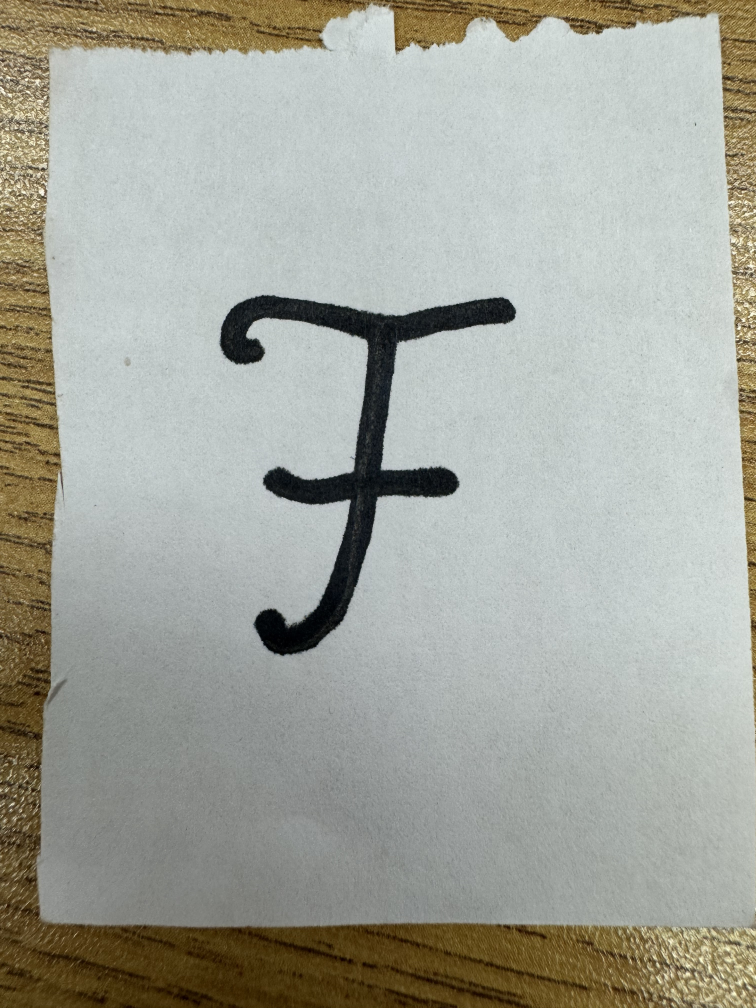
#> input picture Project_5/Cursive/S1/IMG_1349.jpg, 3024 x 4032 px (shown at 1/4 size); its folder holds only this picture in this run
$ jupyter execute --allow-errors Project_5.ipynb
#> lines starting #> are read from the running program, lines starting #| are printed output that depends on the picture; after the words box and inside, x2 and y2 are one past the last pixel; in counts of white or black regions, pixels touching at a corner belong together
[cell 1]
# This Python 3 environment comes with many helpful analytics libraries installed
# It is defined by the kaggle/python Docker image: https://github.com/kaggle/docker-python
# For example, here's several helpful packages to load


# Input data files are available in the read-only "../input/" directory
# For example, running this (by clicking run or pressing Shift+Enter) will list all files under the input directory

import os

for dirname, _, filenames in os.walk("./"):
    for filename in filenames:
        print(os.path.join(dirname, filename))
#> pass 2 of the loop `for dirname, _, filenames in os.walk("./"):`:

# You can write up to 20GB to the current directory (/kaggle/working/) that gets preserved as output when you create a version using "Save & Run All"
# You can also write temporary files to /kaggle/temp/, but they won't be saved outside of the current session

# 1. Frame the problem
Using the customer description, Define the problem your trying to solve in your own words (remember this is not technial but must be specific so the customer understands the project

I am building a tool that reads raw emails and decides whether that email is spam or ham. The main goal is for the classifier to be reliable so that users can focus on real emails instead of spam cluttering their inbox.

# 2. Get the Data
Define how you recieved the data (provided, gathered..)

The data was provided to me on Schoology as a zip file. The unpacked zip file shows a folder of text files. Each file is one per email, and the first line usually holds the subject, while the rest is the body.

[cell 2]
from pathlib import Path
import pandas as pd
import re

data_dir = Path("email_archive")

# [12 lines left out: function read_email, not called in this run]

rows = []
for p in sorted(data_dir.glob("**/*.txt")):
    subj, body = read_email(p)
    rows.append({"path": str(p), "subject": subj, "body": body})

df = pd.DataFrame(rows)
print(df.shape)
df.head()

# 3. Explore the Data
Gain insights into the data you have from step 2, making sure to identify any bias

At first, I analyzed the basic aspects of the data. This includes how many emails there are, how long the subjects are as well as the bodies. I also checked if there is any heavy quoting or if tehre are many addresses or links in the body of the emails.

[cell 3]
from pathlib import Path
import pandas as pd
import re

data_dir = Path("email_archive")

# [22 lines left out: function read_email, not called in this run]

rows = []
txt_files = sorted(data_dir.glob("**/*.txt"))
for p in txt_files:
    subj, body = read_email(p)
    rows.append({"path": str(p), "subject": subj, "body": body})

df = pd.DataFrame(rows)
print("Loaded files", len(txt_files), "parsed rows", len(df))
display(df.head())

# 4.Prepare the Data

Apply any data transformations and explain what and why
To begin, we need to make all the images a consistent size. Firstly, I considered just cutting all the images into a 200 by 200 pixel size, but that wouldn't work since the letters can be in different locations of the image.

Therefore, I added an automatic crop step that first converts to grayscale, applies a light blur, and thresholds to simplify edges. I detect edges, find line candidates that are close to vertical or horizontal, and estimate where those lines would intersect even if they do not touch. I choose one intersection in each quadrant as provisional corners, nudge them slightly inward to avoid any table border, and run a perspective transform to produce a clean crop. If an image does not yield reliable lines or corners I treat it as already cropped and move on. This approach needed a bit of threshold and offset tuning, but it now works consistently across the Cursive subfolders in this dataset.

With the crop in place I isolate the letter and produce a square tile so sizing stays consistent. I pass in a grayscale crop, blur it, detect edges, create a binary mask, and dilate a little so the letter outline stands out. I locate the extreme black pixels on all sides, and if those extremes sit too close to an edge I trim a few pixels to remove any leftover background, and then recompute the extremes. Then I build a square region around the letter and crop to it. If the region touches an edge the result can be slightly rectangular, which introduces a small stretch on resize, but it does not harm legibility. For a cleaner binary result I blur again, push very light values to pure white to reduce artifacts, equalize the grayscale histogram so faint pencil strokes remain visible, and set a final threshold based on the average pixel value. I then resize to fifty by fifty and save the output. A few very thin strokes can lose a little detail, but overall the process produces clean square letter tiles that match the format of this dataset.

[cell 4]
from pathlib import Path
import cv2, numpy as np

src_root = Path("Cursive")
dst_root = Path("Cursive_Cleaned")
dst_root.mkdir(parents=True, exist_ok=True)

def read_gray(p):
    img = cv2.imread(str(p))
#> img is the input picture: shape (4032, 3024, 3); mean B, G, R 155.9, 165.1, 163.2
    if img is None:
        return None
    g = cv2.cvtColor(img, cv2.COLOR_BGR2GRAY)
    return img, g

def find_page_quad(bgr):
    H, W = bgr.shape[:2]
    small = cv2.resize(bgr, (W//2, H//2))
    g = cv2.cvtColor(small, cv2.COLOR_BGR2GRAY)
#> g: shape (2016, 1512)
    g = cv2.GaussianBlur(g, (5,5), 0)
    e = cv2.Canny(g, 50, 150)
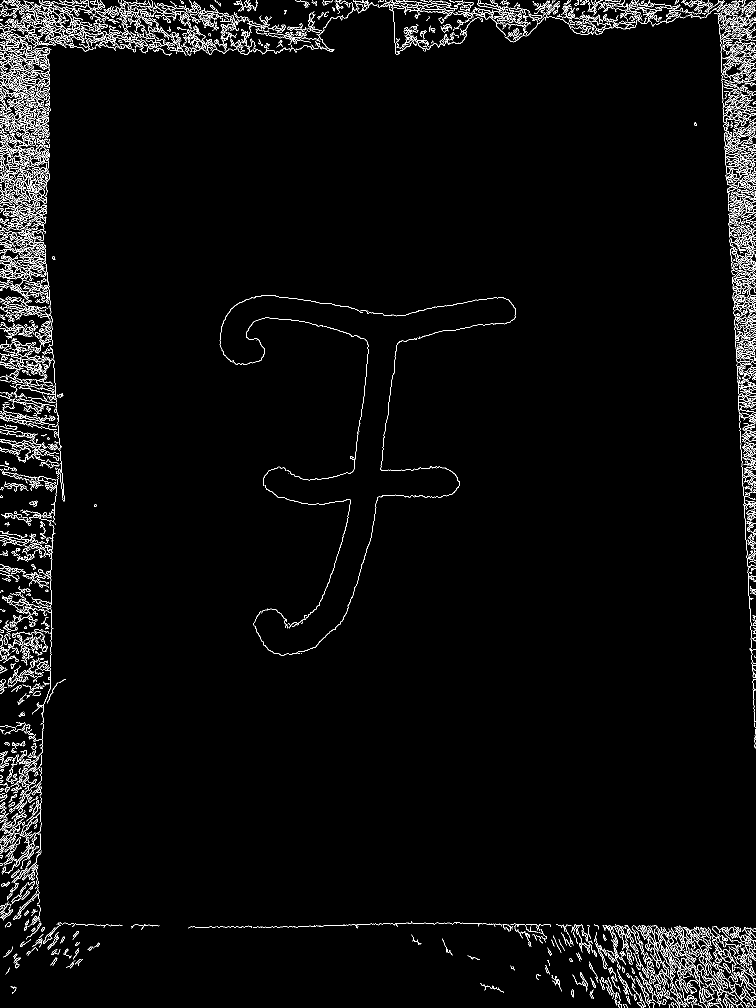
#> e: shape (2016, 1512) (shown at 1/2 size); 3.1% white in thin lines or dots
    e = cv2.dilate(e, np.ones((3,3), np.uint8), 1)
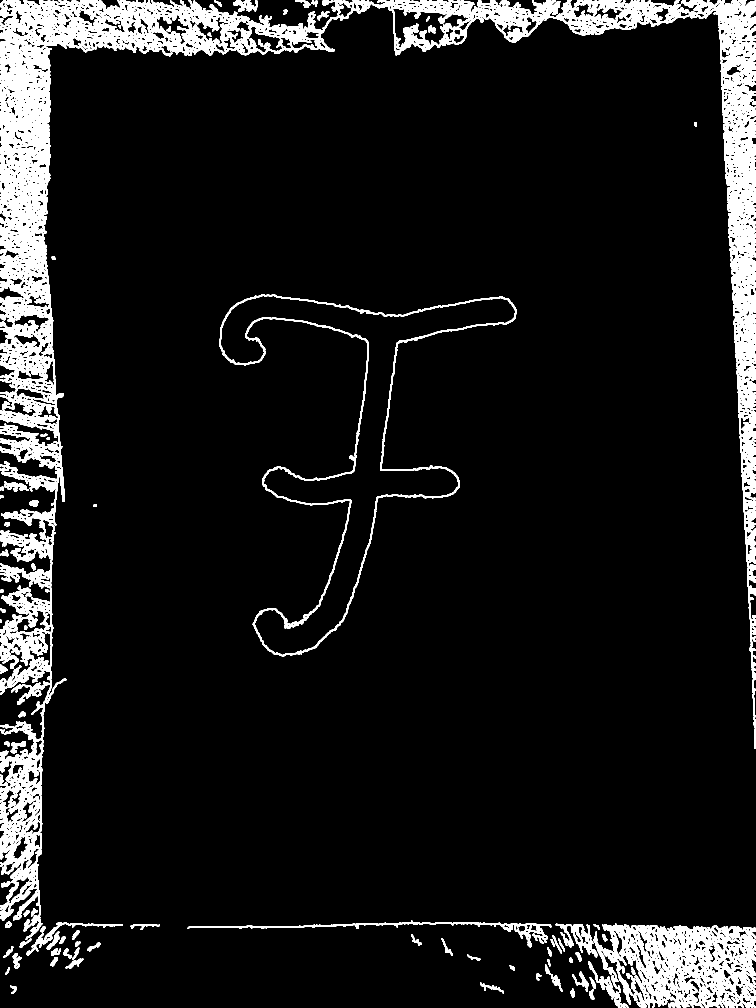
#> e: shape (2016, 1512) (shown at 1/2 size); 9.4% white; 98 white regions
    cnts, _ = cv2.findContours(e, cv2.RETR_EXTERNAL, cv2.CHAIN_APPROX_SIMPLE)
#> cnts = 88 contours, 2 with area under 20; largest, box (x1, y1, x2, y2) and area: (0, 0, 1512, 1880) 266908, (438, 589, 1033, 1313) 95646, (1187, 1847, 1512, 2016) 43484, (375, 1841, 1103, 1895) 3446, (1111, 1847, 1195, 1915) 1912
    if not cnts:
        return None
    cnt = max(cnts, key=cv2.contourArea)
#> cnt = contour of 9561 points, box (x1, y1, x2, y2) (0, 0, 1512, 1880), area 266908
    peri = cv2.arcLength(cnt, True)
#> peri = 22137.4
    approx = cv2.approxPolyDP(cnt, 0.02*peri, True)
#> approx = [[6, 0], [5, 1841], [75, 90], [1431, 20], [1511, 1497], [1511, 1]]
    if len(approx) != 4:
        return None
    quad = approx.reshape(-1,2).astype(np.float32) * 2.0
    # order tl, tr, bl, br
    s = quad.sum(axis=1)
    d = np.diff(quad, axis=1).ravel()
    tl = quad[np.argmin(s)]
    br = quad[np.argmax(s)]
    tr = quad[np.argmin(d)]
    bl = quad[np.argmax(d)]
    return np.array([tl, tr, bl, br], np.float32)

# [9 lines left out: function warp_to_page, not called in this run]

def enhance_and_binarize(g):
    # local contrast + Otsu
    clahe = cv2.createCLAHE(clipLimit=2.0, tileGridSize=(8,8))
    gg = clahe.apply(g)
    gg = cv2.GaussianBlur(gg, (3,3), 0)
    _, bw = cv2.threshold(gg, 0, 255, cv2.THRESH_BINARY+cv2.THRESH_OTSU)
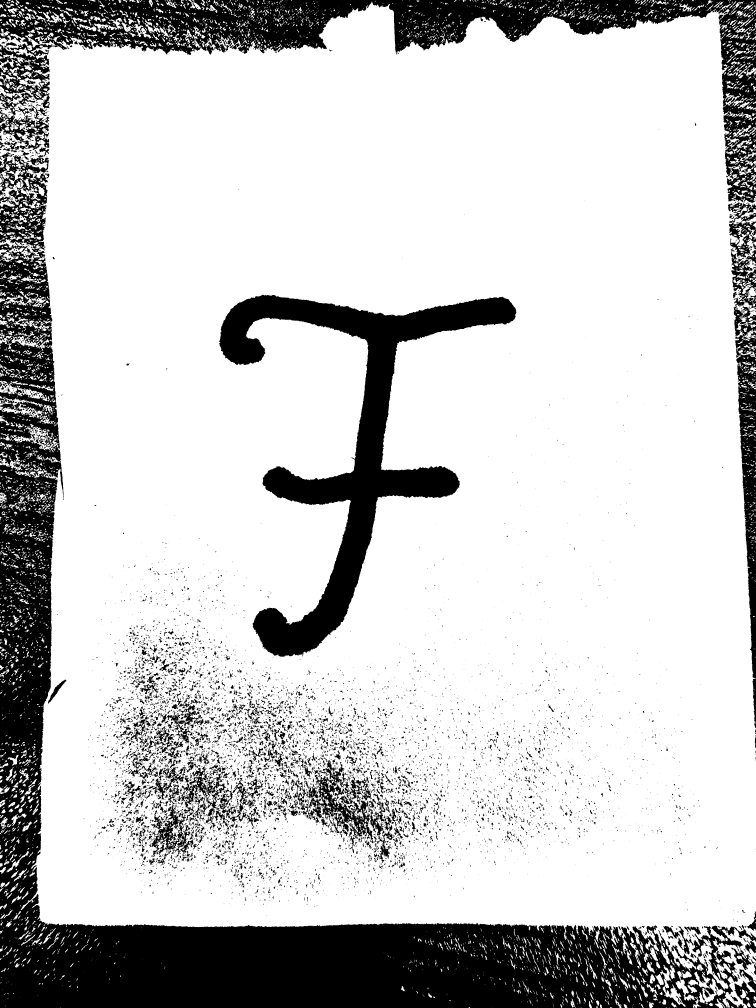
#> bw: shape (4032, 3024) (shown at 1/4 size); 79.2% white; 8783 black regions (6840 under 20 px), largest, box (x1, y1, x2, y2) and area: (0, 590, 3024, 4032) 1340958, (0, 0, 3024, 891) 466800, (876, 1179, 2066, 2627) 373114
    # make letters black on white
    if bw.mean() < 127:
        bw = 255 - bw
    # remove tiny specks
    nb, labels, stats, _ = cv2.connectedComponentsWithStats(255-bw, connectivity=8)
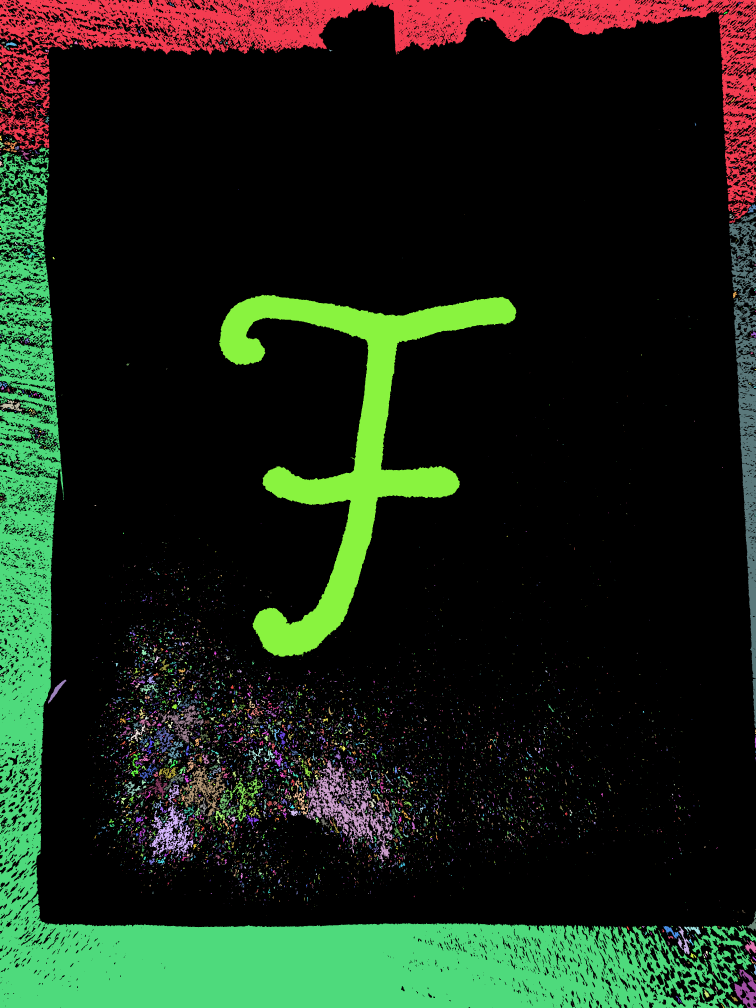
#> labels: shape (4032, 3024) int32 (shown at 1/4 size); 8784 distinct labels, from 0 to 8783; one colour per label, 0 black
#> nb = 8784
    keep = np.zeros_like(bw)
    for i in range(1, nb):
        area = stats[i, cv2.CC_STAT_AREA]
        if area >= 50:
            keep[labels==i] = 255
#> this loop made 8783 passes
#> area on passes 1, 6, 7: 466800, 48, 31
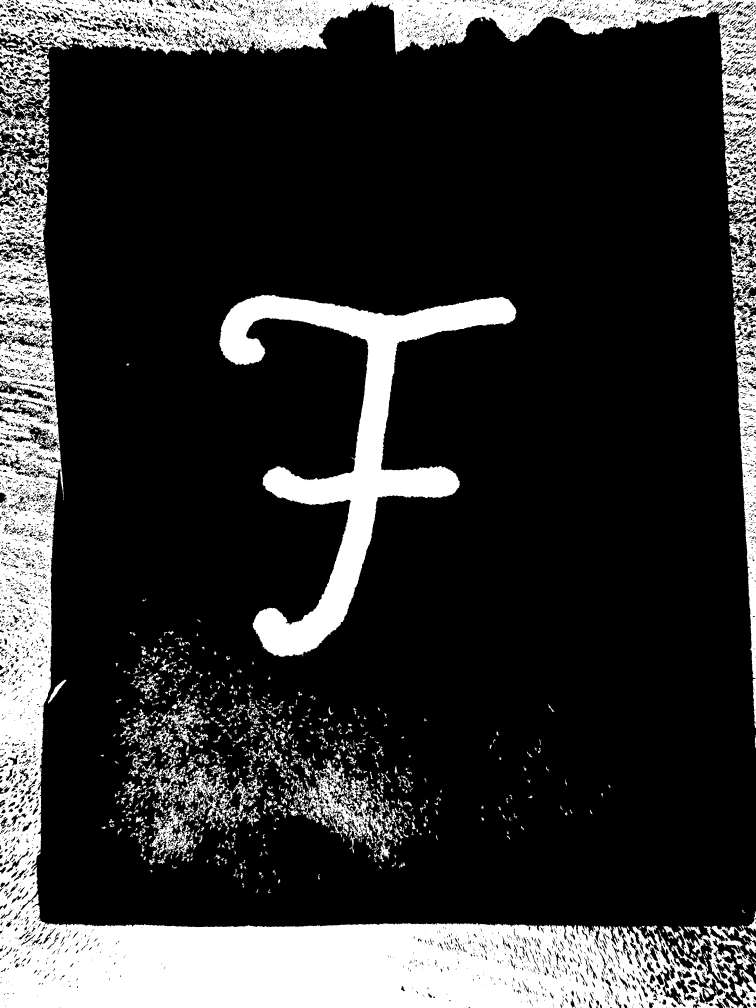
#> keep: shape (4032, 3024) (shown at 1/4 size); 20.2% white; 802 white regions, largest, box (x1, y1, x2, y2) and area: (0, 590, 3024, 4032) 1340958, (0, 0, 3024, 891) 466800, (876, 1179, 2066, 2627) 373114
    bw = 255 - keep
    return bw

def tight_letter_crop(bw):
    ys, xs = np.where(bw==0)
    if len(xs) == 0:
        return cv2.resize(bw, (64,64))
    top, bot = ys.min(), ys.max()
#> top = 0; bot = 4031
    left, right = xs.min(), xs.max()
#> left = 0; right = 3023
    pad = int(0.08*max(bw.shape))
    top = max(0, top - pad); bot = min(bw.shape[0]-1, bot + pad)
    left = max(0, left - pad); right = min(bw.shape[1]-1, right + pad)
    crop = bw[top:bot+1, left:right+1]
    # square pad to center the glyph
    h, w = crop.shape
    side = max(h, w)
    canvas = 255 * np.ones((side, side), np.uint8)
    y0 = (side - h)//2
    x0 = (side - w)//2
    canvas[y0:y0+h, x0:x0+w] = crop
#> canvas: shape (4032, 4032); 84.8% white; 802 black regions, largest, box (x1, y1, x2, y2) and area: (504, 590, 3528, 4032) 1340958, (504, 0, 3528, 891) 466800, (1380, 1179, 2570, 2627) 373114
    return canvas

def process_one(path):
    pair = read_gray(path)
    if pair is None:
        return None
    bgr, g = pair
    quad = find_page_quad(bgr)
    if quad is not None:
        bgr = warp_to_page(bgr, quad)
        g = cv2.cvtColor(bgr, cv2.COLOR_BGR2GRAY)
    bw = enhance_and_binarize(g)
    tile = tight_letter_crop(bw)
    tile = cv2.resize(tile, (64,64), interpolation=cv2.INTER_AREA)
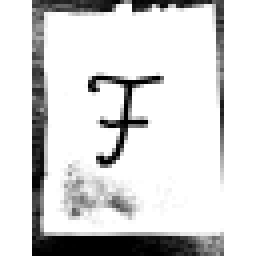
#> tile: shape (64, 64) (shown 4 times larger); min 0, max 255, mean 216.3
    return tile

paths = list(src_root.rglob("*.jpg")) + list(src_root.rglob("*.JPG"))
for p in paths:
    out = process_one(p)
    if out is None:
        continue
    rel = p.relative_to(src_root)
    out_dir = dst_root / rel.parent
    out_dir.mkdir(parents=True, exist_ok=True)
    cv2.imwrite(str(out_dir / rel.name), out)
#> pass 2 of the loop `for p in paths:`:
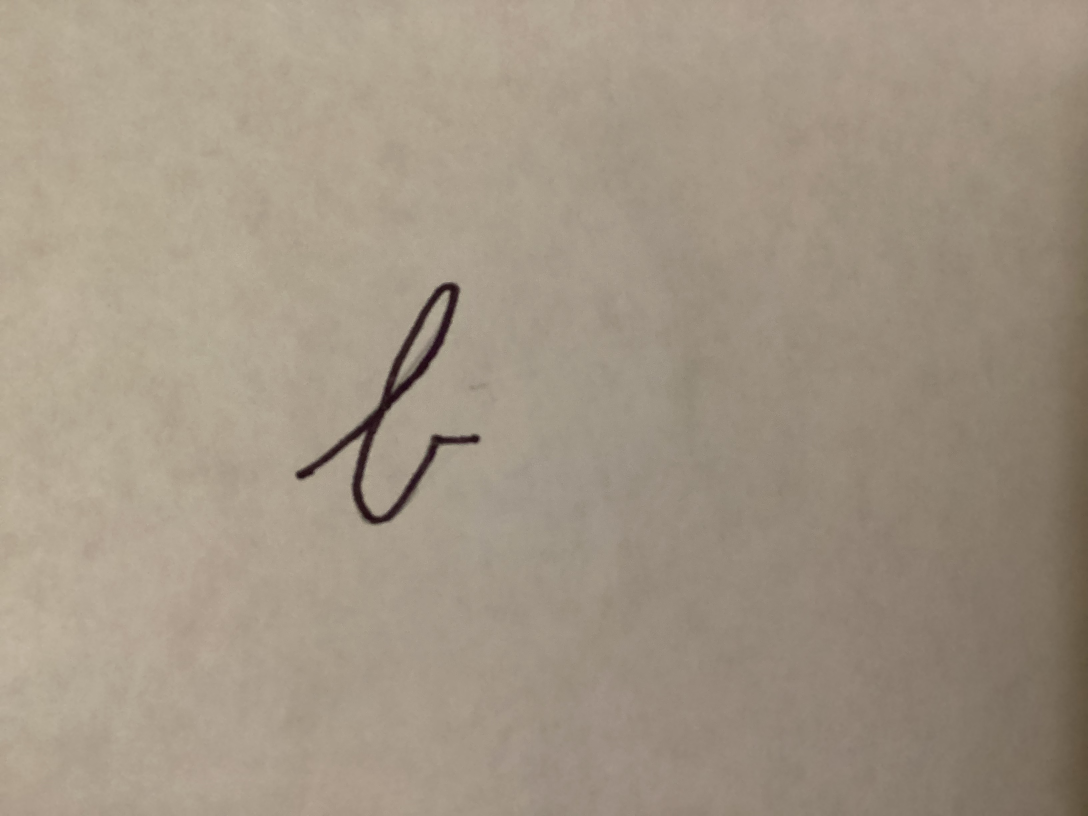
#> input picture Project_5/Cursive/S14/b.jpg, 3264 x 2448 px (shown at 1/3 size)
#> in read_gray, img is the input picture: shape (2448, 3264, 3); mean B, G, R 132.4, 148.9, 161.5
#> small: shape (1224, 1632, 3)
#> in find_page_quad (call 2), `e = cv2.dilate(e, np.ones((3,3), np.uint8), 1)`:
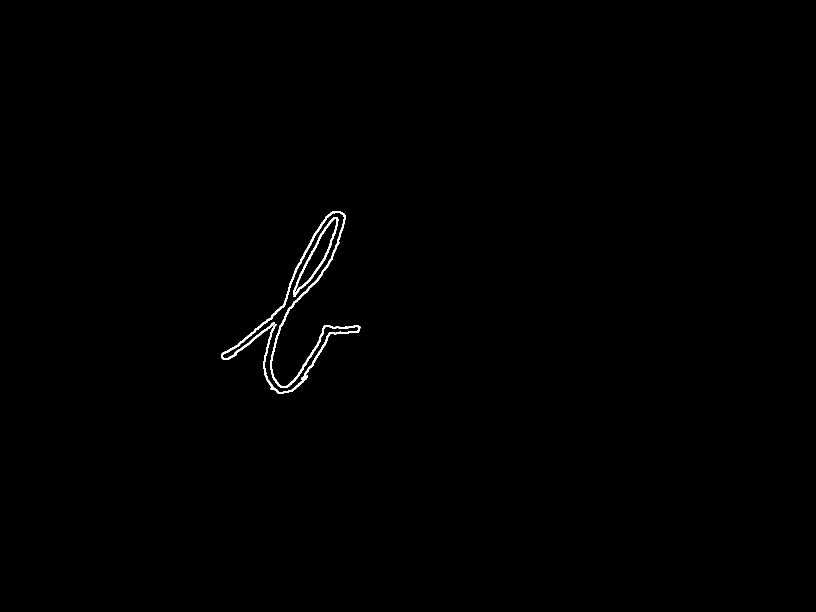
#> e: shape (1224, 1632) (shown at 1/2 size); 0.37% white; 2 white regions
#> cnts = 2 contours; box (x1, y1, x2, y2) and area: (442, 422, 721, 788) 4616, (586, 434, 677, 594) 4012
#> cnt = contour of 1493 points, box (x1, y1, x2, y2) (442, 422, 721, 788), area 4616
#> peri = 3325.1
#> approx = contour of 10 points, box (x1, y1, x2, y2) (443, 423, 720, 787), area 519
#> the loop in enhance_and_binarize (call 2), `for i in range(1, nb):` made 7633 passes
#> area on passes 3, 8, 11: 114, 22, 357
#> in process_one (call 2), `tile = cv2.resize(tile, (64,64), interpolation=cv2.INTER_AREA)`:
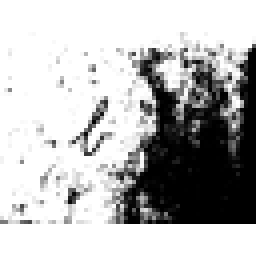
#> tile: shape (64, 64) (shown 4 times larger); min 0, max 255, mean 184.2

Now to standardize all the file names: (some were skipped because not all letters were present)

[cell 5]
from pathlib import Path

root = Path("Cursive_Cleaned")
letters = [chr(65+i) for i in range(26)]

def jpgs_in_dir(d):
    exts = {".jpg", ".jpeg", ".JPG", ".JPEG"}
    return sorted([p for p in d.iterdir() if p.is_file() and p.suffix in exts], key=lambda p: p.name)

renamed_total = 0
for sdir in sorted(root.iterdir(), key=lambda p: p.name):
    if not sdir.is_dir() or not sdir.name.startswith("S"):
        continue
    files = jpgs_in_dir(sdir)
    if len(files) < 26:
        print(f"Skip {sdir.name}: found {len(files)} files, need 26")
        continue
    temps = []
    for i, p in enumerate(files[:26]):
        tmp = sdir / f"__tmp_{i:02d}.ren"
        p.rename(tmp)
        temps.append(tmp)
    for i, tmp in enumerate(temps):
        final = sdir / f"{letters[i]}.jpg"
        if final.exists():
            final.unlink()
        tmp.rename(final)
    renamed_total += 26
#> pass 2 of the loop `for sdir in sorted(root.iterdir(), key=lambda p: p.name):`:
